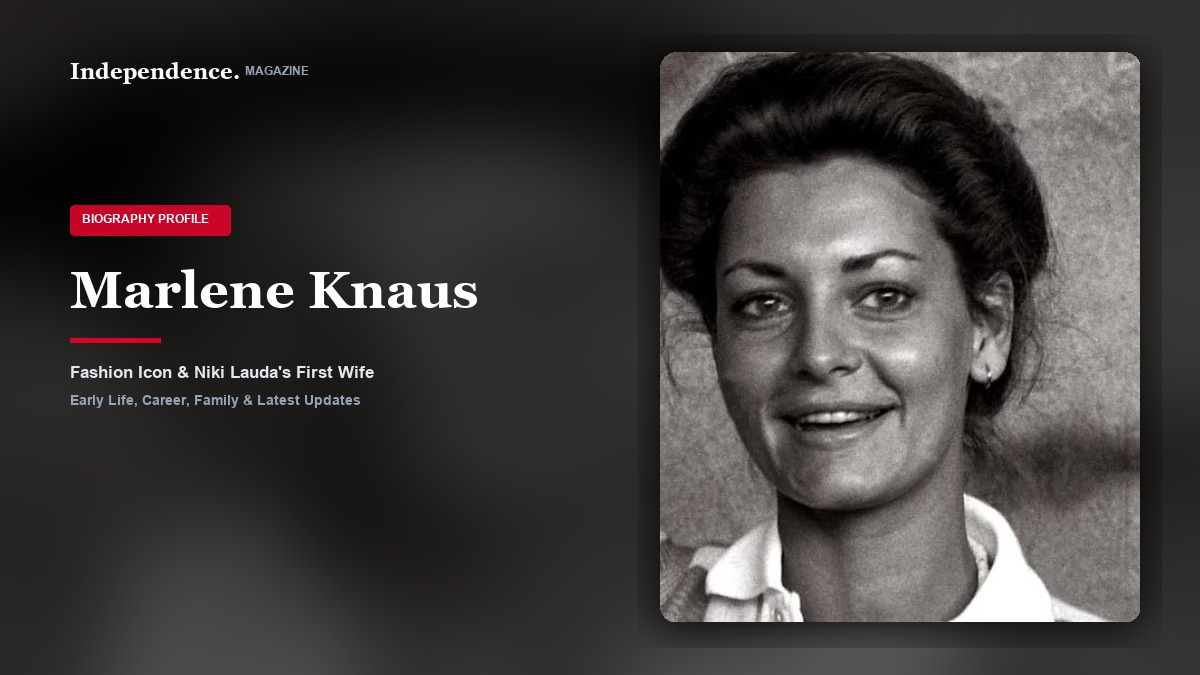
#> input picture assets/covers/marlene-knaus-cover.jpg, 1200 x 675 px, given in place of cand_marlene_111.jpg, which was not available
$ python generate_new_spark_covers.py
#> lines starting #> are read from the running program, lines starting #| are printed output that depends on the picture; pictures that were not available may be replaced by others from this repository, and a replacement may not be noted
import os
from PIL import Image, ImageDraw, ImageFont, ImageFilter, ImageEnhance

SCRIPT_DIR = os.path.dirname(os.path.abspath(__file__))
BASE_DIR = os.path.abspath(os.path.join(SCRIPT_DIR, ".."))
ASSETS_DIR = os.path.join(BASE_DIR, "assets", "covers")

NEW_PROFILES = [
    {
        "id": "marlene-knaus",
        "source_path": os.path.join(ASSETS_DIR, "cand_marlene_111.jpg"),
        "crop_box": (630, 0, 1108, 616),  # Clean real iconic vintage portrait of Marlene Knaus (no blue divider)
        "name": "Marlene Knaus",
        "category": "Biography",
        "subtitle": "Fashion Icon & Niki Lauda's First Wife",
        "cover_filename": "marlene-knaus-cover.jpg",
        "middle_source": os.path.join(ASSETS_DIR, "cand_marlene_112.jpg"),
        "middle_filename": "marlene-knaus-middle.jpg",
        "middle_caption": "Marlene Knaus with Niki Lauda in the Formula One Paddock"
    },
    {
        "id": "cindy-deangelis-grossman",
        "source_path": os.path.join(ASSETS_DIR, "cand_cindy_8.jpg"),
        "crop_box": (700, 50, 1130, 630),  # Real photo of Cindy DeAngelis Grossman
        "name": "Cindy DeAngelis Grossman",
        "category": "Celebrity",
        "subtitle": "Businesswoman & Herschel Walker's Former Wife",
        "cover_filename": "cindy-deangelis-grossman-cover.jpg",
        "middle_source": None,
        "middle_filename": None,
        "middle_caption": None
    }
]

def make_spark_cover(item):
    width, height = 1200, 675
    raw_full = Image.open(item["source_path"]).convert('RGB')
#> raw_full is the input picture: PIL image 1200x675 RGB; mean R, G, B 62.6, 59.2, 57.8
    cropped_subject = raw_full.crop(item["crop_box"])
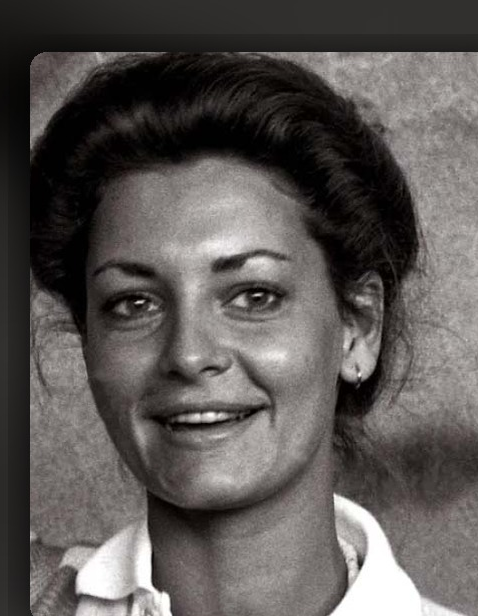
#> cropped_subject: PIL image 478x616 RGB; mean R, G, B 90.9, 86.8, 84.6

    # 1. Background: Blurred & Darkened version of the subject photo
    bg = cropped_subject.resize((width, height), Image.Resampling.LANCZOS)
    bg = bg.filter(ImageFilter.GaussianBlur(radius=42))
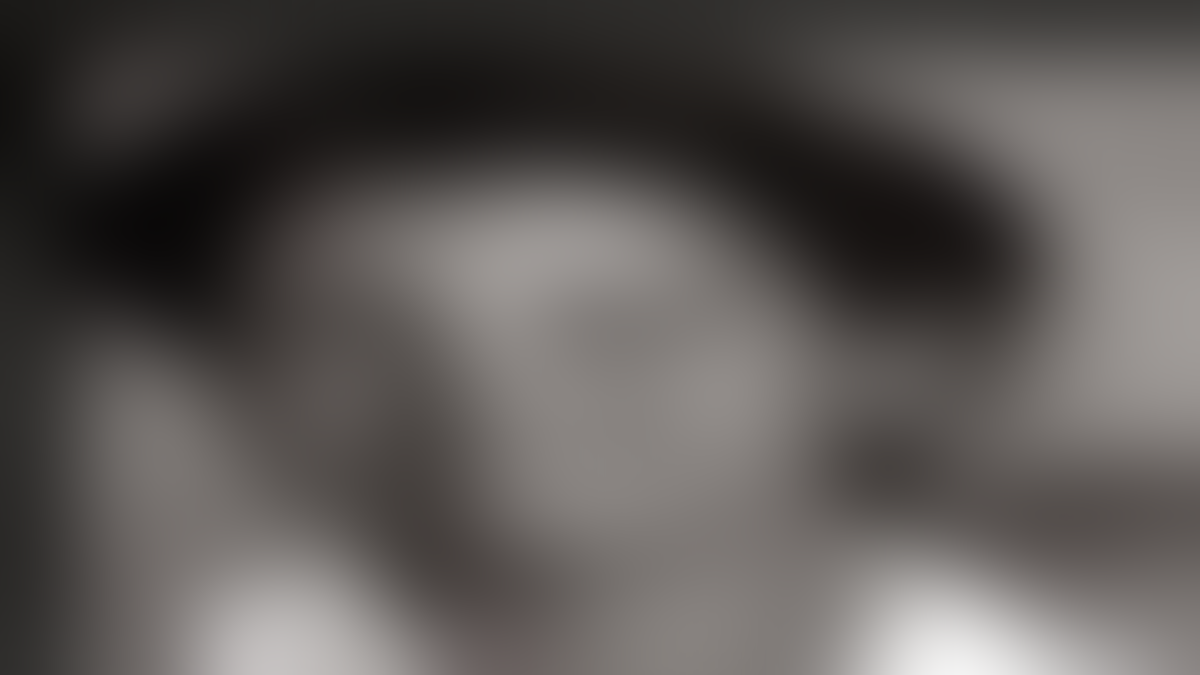
#> bg: PIL image 1200x675 RGB; mean R, G, B 91.2, 87.1, 84.9
    enhancer = ImageEnhance.Brightness(bg)
    bg = enhancer.enhance(0.35)

    # 2. Foreground Portrait Box (480 x 570)
    pw, ph = 480, 570
    sw, sh = cropped_subject.size
#> sw = 478; sh = 616
    target_ratio = pw / ph
    cur_ratio = sw / sh
#> cur_ratio = 0.776

    if cur_ratio > target_ratio:
        new_w = int(sh * target_ratio)
        left = (sw - new_w) // 2
        p_crop = cropped_subject.crop((left, 0, left + new_w, sh))
    else:
        new_h = int(sw / target_ratio)
#> new_h = 567
        top = (sh - new_h) // 4
#> top = 12
        p_crop = cropped_subject.crop((0, max(0, top), sw, min(sh, top + new_h)))
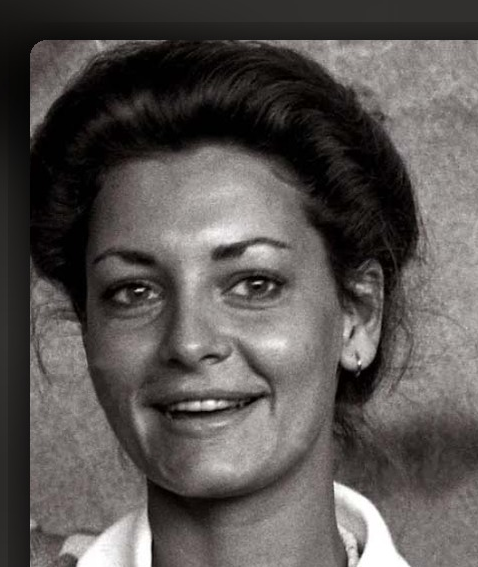
#> p_crop: PIL image 478x567 RGB; mean R, G, B 88, 83.8, 81.6

    portrait = p_crop.resize((pw, ph), Image.Resampling.LANCZOS)

    # Rounded corners mask
    mask = Image.new('L', (pw, ph), 0)
#> mask: PIL image 480x570 L; every value is 0
    mask_draw = ImageDraw.Draw(mask)
    mask_draw.rounded_rectangle([0, 0, pw, ph], radius=16, fill=255)

    px, py = width - pw - 60, (height - ph) // 2

    # Drop shadow
    shadow = Image.new('RGBA', (pw + 44, ph + 44), (0, 0, 0, 0))
#> shadow: PIL image 524x614 RGBA; every value is 0
    s_draw = ImageDraw.Draw(shadow)
    s_draw.rounded_rectangle([18, 18, pw + 26, ph + 26], radius=24, fill=(0, 0, 0, 195))
    shadow = shadow.filter(ImageFilter.GaussianBlur(radius=18))
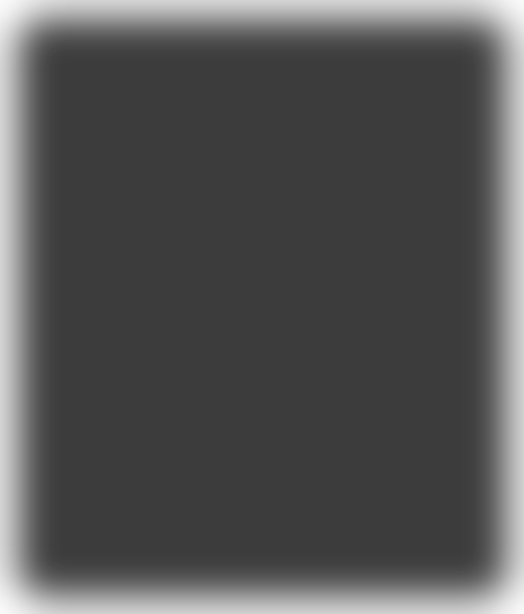
#> shadow: PIL image 524x614 RGBA; mean R, G, B, A 0, 0, 0, 169.9; transparent parts drawn white
    bg.paste(shadow, (px - 22, py - 18), shadow)

    # Paste sharp portrait
    bg.paste(portrait, (px, py), mask)

    # 3. Editorial Typography
    draw = ImageDraw.Draw(bg, 'RGBA')
    try:
        font_brand = ImageFont.truetype(r"C:\Windows\Fonts\georgiab.ttf", 22)
        font_tag = ImageFont.truetype(r"C:\Windows\Fonts\arialbd.ttf", 12)
        font_name = ImageFont.truetype(r"C:\Windows\Fonts\georgiab.ttf", 52)
        font_sub = ImageFont.truetype(r"C:\Windows\Fonts\arialbd.ttf", 17)
        font_sub2 = ImageFont.truetype(r"C:\Windows\Fonts\arialbd.ttf", 14)
    except Exception:
        font_brand = ImageFont.load_default()
        font_tag = ImageFont.load_default()
        font_name = ImageFont.load_default()
        font_sub = ImageFont.load_default()
        font_sub2 = ImageFont.load_default()

    # Top brand badge: Independence. MAGAZINE (with proper spacing)
    draw.text((70, 58), "Independence.", fill=(255, 255, 255), font=font_brand)
    draw.text((245, 64), "MAGAZINE", fill=(148, 163, 184), font=font_tag)

    # Category Pill
    tag_y = 205
    tag_text = f"{item['category'].upper()} PROFILE"
    draw.rounded_rectangle([70, tag_y, 230, tag_y + 30], radius=4, fill=(217, 4, 41, 235))
    draw.text((82, tag_y + 7), tag_text, fill=(255, 255, 255), font=font_tag)

    # Person Name
    name_lines = item["name"].split(" ")
    if len(name_lines) <= 2:
        draw.text((70, 260), item["name"], fill=(255, 255, 255), font=font_name)
        curr_y = 338
    else:
        line1 = " ".join(name_lines[:2])
        line2 = " ".join(name_lines[2:])
        draw.text((70, 250), line1, fill=(255, 255, 255), font=font_name)
        draw.text((70, 315), line2, fill=(255, 255, 255), font=font_name)
        curr_y = 395

    # Crimson underline accent
    draw.rectangle([70, curr_y, 160, curr_y + 4], fill=(217, 4, 41, 255))

    # Subtitles
    draw.text((70, curr_y + 24), item["subtitle"], fill=(226, 232, 240), font=font_sub)
    draw.text((70, curr_y + 54), "Early Life, Career, Family & Latest Updates", fill=(148, 163, 184), font=font_sub2)

    out_p = os.path.join(ASSETS_DIR, item["cover_filename"])
    bg.save(out_p, "JPEG", quality=92)
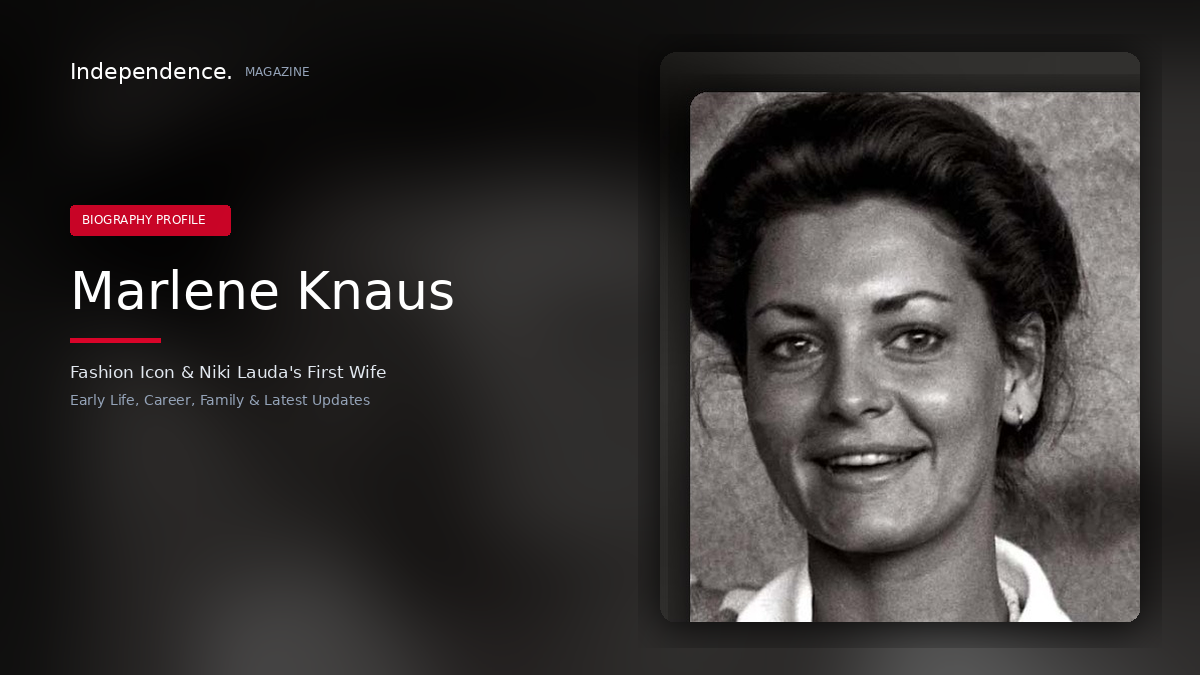
#> saved as marlene-knaus-cover.jpg: PIL image 1200x675 RGB; mean R, G, B 52.2, 48.7, 47.8
    print(f"Generated Spark cover: {out_p}")

def make_middle_image(item):
    if not item.get("middle_source"):
        return
    width, height = 960, 540
    raw = Image.open(item["middle_source"]).convert('RGB')
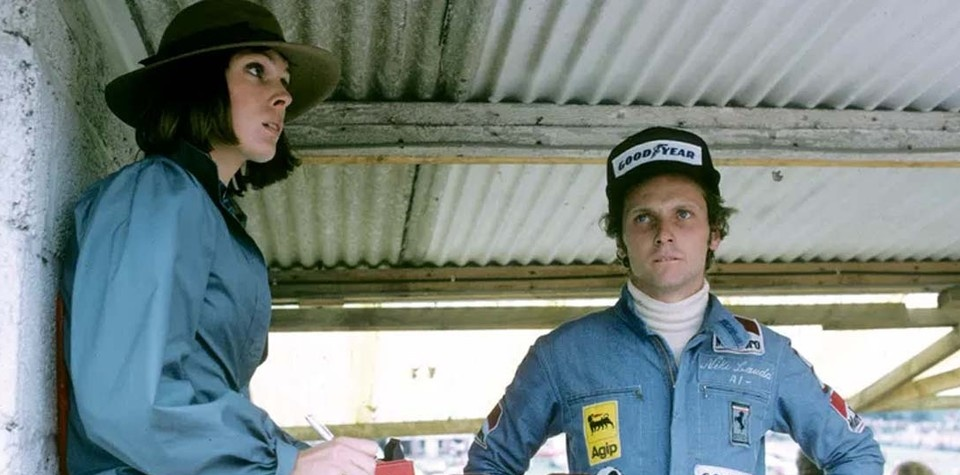
#> input picture assets/covers/marlene-knaus-middle.jpg, 960 x 475 px, given in place of cand_marlene_112.jpg, which was not available
#> raw is the input picture: PIL image 960x475 RGB; mean R, G, B 123.9, 136.6, 134.3
    w, h = raw.size
#> w = 960; h = 475

    target_ratio = width / height
    cur_ratio = w / h
#> cur_ratio = 2.02
    if cur_ratio > target_ratio:
        new_w = int(h * target_ratio)
#> new_w = 844
        left = (w - new_w) // 2
#> left = 58
        p_crop = raw.crop((left, 0, left + new_w, h))
#> p_crop: PIL image 844x475 RGB
    else:
        new_h = int(w / target_ratio)
        top = (h - new_h) // 3
        p_crop = raw.crop((0, max(0, top), w, min(h, top + new_h)))

    img = p_crop.resize((width, height), Image.Resampling.LANCZOS)
    draw = ImageDraw.Draw(img, 'RGBA')

    # Bottom caption bar
    draw.rectangle([0, height - 52, width, height], fill=(15, 23, 42, 215))
    draw.rectangle([0, height - 4, width, height], fill=(217, 4, 41, 255))

    try:
        font_caption = ImageFont.truetype(r"C:\Windows\Fonts\segoeuib.ttf", 14)
    except Exception:
        font_caption = ImageFont.load_default()

    draw.text((24, height - 36), item["middle_caption"], fill=(241, 245, 249), font=font_caption)

    out_p = os.path.join(ASSETS_DIR, item["middle_filename"])
    img.save(out_p, "JPEG", quality=90)
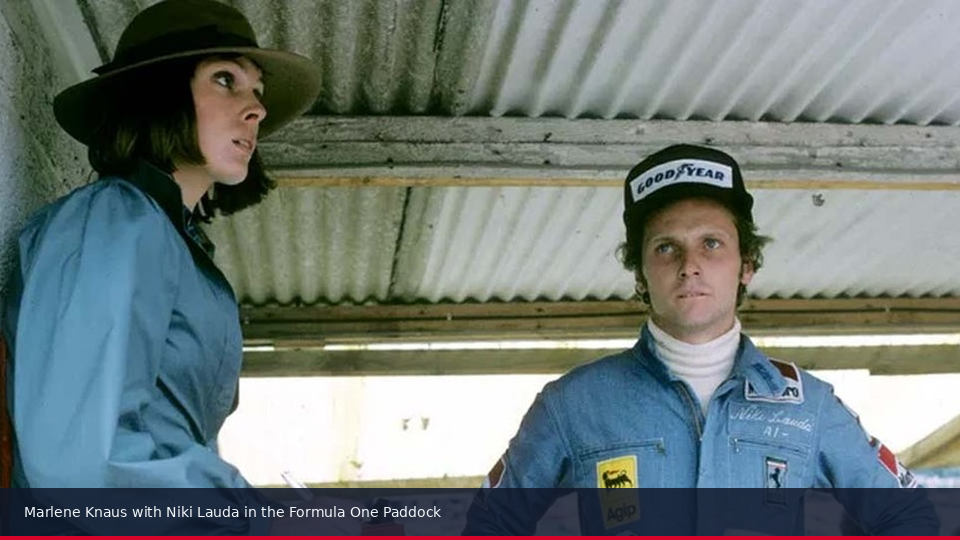
#> saved as marlene-knaus-middle.jpg: PIL image 960x540 RGB; mean R, G, B 111.4, 122, 119.4
    print(f"Generated Middle image: {out_p}")

if __name__ == "__main__":
    for p in NEW_PROFILES:
        make_spark_cover(p)
        make_middle_image(p)
    print("NEW profiles generated successfully!")
